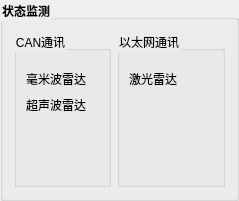
                  <widget class="QGroupBox" name="groupBox_18">
                   <property name="font">
                    <font>
                     <weight>75</weight>
                     <bold>true</bold>
                    </font>
                   </property>
                   <property name="styleSheet">
                    <string notr="true">QGroupBox::title{
font-size:13px;
front-weight:bold;
}</string>
                   </property>
                   <property name="title">
                    <string>状态监测</string>
                   </property>
                   <layout class="QVBoxLayout" name="verticalLayout_58">
                    <item>
                     <layout class="QVBoxLayout" name="verticalLayout_45">
                      <item>
                       <layout class="QHBoxLayout" name="horizontalLayout_19">
                        <item>
                         <widget class="QGroupBox" name="groupBox_19">
                          <property name="title">
                           <string>CAN通讯</string>
                          </property>
                          <layout class="QVBoxLayout" name="verticalLayout_26">
                           <item>
                            <widget class="QLabel" name="label_12">
                             <property name="maximumSize">
                              <size>
                               <width>16777215</width>
                               <height>3</height>
                              </size>
                             </property>
                             <property name="text">
                              <string/>
                             </property>
                            </widget>
                           </item>
                           <item>
                            <layout class="QHBoxLayout" name="horizontalLayout_95">
                             <item>
                              <widget class="QLabel" name="label_91">
                               <property name="minimumSize">
                                <size>
                                 <width>0</width>
                                 <height>20</height>
                                </size>
                               </property>
                               <property name="maximumSize">
                                <size>
                                 <width>16777215</width>
                                 <height>20</height>
                                </size>
                               </property>
                               <property name="styleSheet">
                                <string notr="true"/>
                               </property>
                               <property name="text">
                                <string>毫米波雷达</string>
                               </property>
                              </widget>
                             </item>
                             <item>
                              <widget class="QLabel" name="label_laser2_state">
                               <property name="styleSheet">
                                <string notr="true"/>
                               </property>
                               <property name="text">
                                <string/>
                               </property>
                              </widget>
                             </item>
                            </layout>
                           </item>
                           <item>
                            <layout class="QHBoxLayout" name="horizontalLayout_30">
                             <item>
                              <widget class="QLabel" name="label_43">
                               <property name="minimumSize">
                                <size>
                                 <width>0</width>
                                 <height>20</height>
                                </size>
                               </property>
                               <property name="maximumSize">
                                <size>
                                 <width>16777215</width>
                                 <height>20</height>
                                </size>
                               </property>
                               <property name="styleSheet">
                                <string notr="true"/>
                               </property>
                               <property name="text">
                                <string>超声波雷达</string>
                               </property>
                              </widget>
                             </item>
                             <item>
                              <widget class="QLabel" name="label_tof_state">
                               <property name="styleSheet">
                                <string notr="true"/>
                               </property>
                               <property name="text">
                                <string/>
                               </property>
                              </widget>
                             </item>
                            </layout>
                           </item>
                           <item>
                            <spacer name="horizontalSpacer_20">
                             <property name="orientation">
                              <enum>Qt::Horizontal</enum>
                             </property>
                             <property name="sizeHint" stdset="0">
                              <size>
                               <width>40</width>
                               <height>20</height>
                              </size>
                             </property>
                            </spacer>
                           </item>
                           <item>
                            <spacer name="verticalSpacer_9">
                             <property name="orientation">
                              <enum>Qt::Vertical</enum>
                             </property>
                             <property name="sizeHint" stdset="0">
                              <size>
                               <width>20</width>
                               <height>40</height>
                              </size>
                             </property>
                            </spacer>
                           </item>
                          </layout>
                         </widget>
                        </item>
                        <item>
                         <widget class="QGroupBox" name="groupBox_29">
                          <property name="title">
                           <string>以太网通讯</string>
                          </property>
                          <layout class="QVBoxLayout" name="verticalLayout_39">
                           <item>
                            <widget class="QLabel" name="label_38">
                             <property name="maximumSize">
                              <size>
                               <width>16777215</width>
                               <height>3</height>
                              </size>
                             </property>
                             <property name="text">
                              <string/>
                             </property>
                            </widget>
                           </item>
                           <item>
                            <layout class="QHBoxLayout" name="horizontalLayout_21">
                             <item>
                              <widget class="QLabel" name="label_42">
                               <property name="minimumSize">
                                <size>
                                 <width>0</width>
                                 <height>20</height>
                                </size>
                               </property>
                               <property name="maximumSize">
                                <size>
                                 <width>16777215</width>
                                 <height>20</height>
                                </size>
                               </property>
                               <property name="styleSheet">
                                <string notr="true"/>
                               </property>
                               <property name="text">
                                <string>激光雷达</string>
                               </property>
                              </widget>
                             </item>
                             <item>
                              <widget class="QLabel" name="label_laser_state">
                               <property name="minimumSize">
                                <size>
                                 <width>30</width>
                                 <height>0</height>
                                </size>
                               </property>
                               <property name="styleSheet">
                                <string notr="true"/>
                               </property>
                               <property name="text">
                                <string/>
                               </property>
                              </widget>
                             </item>
                            </layout>
                           </item>
                           <item>
                            <spacer name="horizontalSpacer_23">
                             <property name="orientation">
                              <enum>Qt::Horizontal</enum>
                             </property>
                             <property name="sizeHint" stdset="0">
                              <size>
                               <width>40</width>
                               <height>20</height>
                              </size>
                             </property>
                            </spacer>
                           </item>
                           <item>
                            <spacer name="verticalSpacer_20">
                             <property name="orientation">
                              <enum>Qt::Vertical</enum>
                             </property>
                             <property name="sizeHint" stdset="0">
                              <size>
                               <width>20</width>
                               <height>40</height>
                              </size>
                             </property>
                            </spacer>
                           </item>
                          </layout>
                         </widget>
                        </item>
                       </layout>
                      </item>
                     </layout>
                    </item>
                   </layout>
                  </widget>
